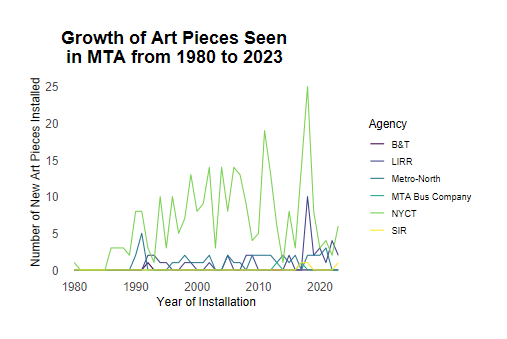

Generate this figure with R:
library(tidyverse)
library(hrbrthemes)
library(viridis)
mta_art <- readr::read_csv('https://raw.githubusercontent.com/rfordatascience/tidytuesday/main/data/2025/2025-07-22/mta_art.csv')
station_lines <- readr::read_csv('https://raw.githubusercontent.com/rfordatascience/tidytuesday/main/data/2025/2025-07-22/station_lines.csv')

# Little simpler this week but it's something!
mta_art %>%
  group_by(agency,art_date) %>%
  arrange(desc(art_date)) %>%
  count() %>%
  rename("num_of_pieces" = n) %>%
  ungroup() %>% #otherwise complete....will not work
  complete(
    agency,
    art_date = full_seq(as.integer(art_date), period = 1),
    fill = list(num_of_pieces = 0L)
  ) %>%
  ggplot(aes(x = art_date, y = num_of_pieces, color = agency)) +
    geom_line() +
    scale_color_viridis(discrete = TRUE) +
    ggtitle("Growth of Art Pieces Seen\n in MTA from 1980 to 2023") +
      theme_ipsum(axis_title_just = "ct",
                  grid = FALSE) + 
      theme(axis.title.y = element_text(size =12),
            axis.title.x = element_text(size =12)) +
      labs(x = "Year of Installation",
          y = "Number of New Art Pieces Installed",
          colour = "Agency")
